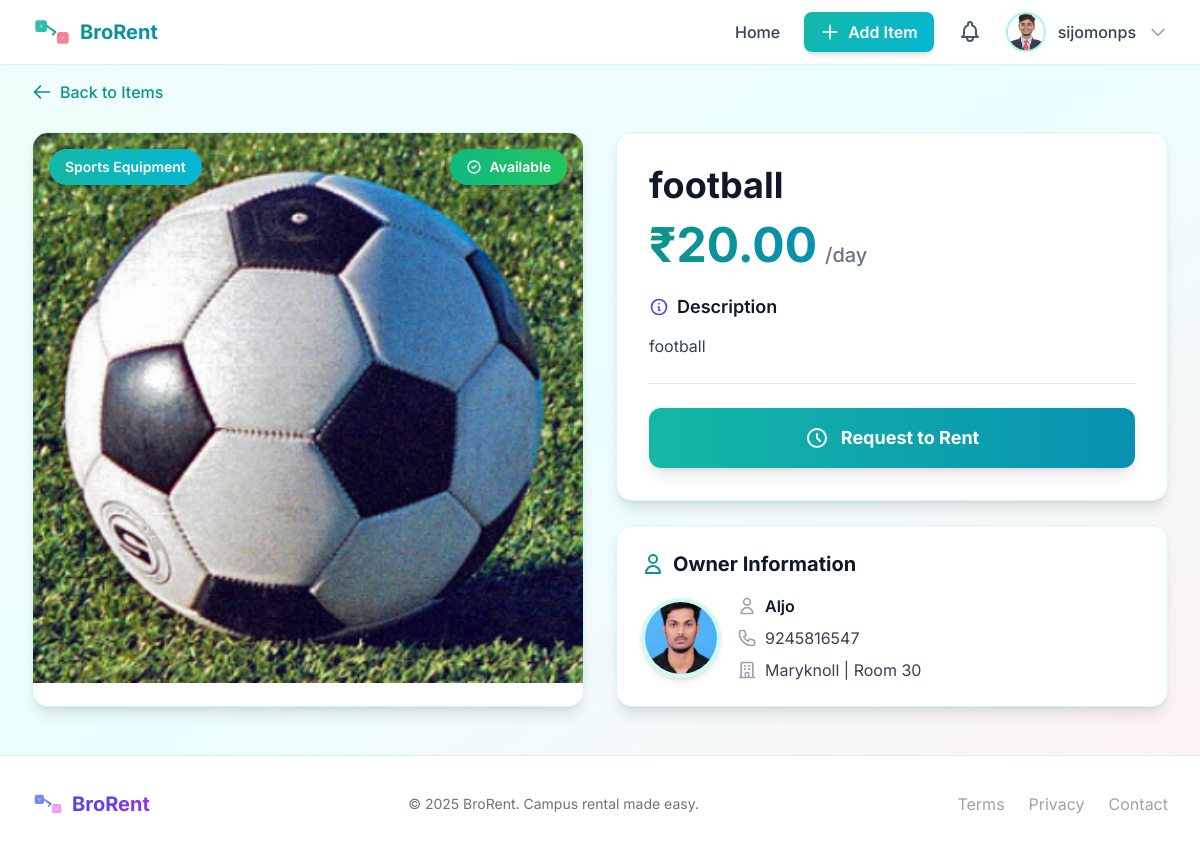
Screenshot of /item/16/ (signed in) with the database file from the repository.
### pages/models.py (models this page shows, shortened)
class CustomUser(AbstractUser):
    image = models.ImageField(upload_to='user_images/', blank=True, null=True)
    hostel_name = models.CharField(max_length=100)
    room_number = models.CharField(max_length=20)
    phone_number = models.CharField(max_length=15)

class Item(models.Model):
    CATEGORY_CHOICES = [
        ('clothes', 'Clothes'),
        ('accessories', 'Accessories'),
        ('gadgets', 'Gadgets'),
        ('books', 'Books'),
        ('sports', 'Sports Equipment'),
        ('others', 'Others'),
    ]
    name = models.CharField(max_length=100)
    description = models.TextField()
    price = models.DecimalField(max_digits=7, decimal_places=2)
    owner = models.ForeignKey('CustomUser', on_delete=models.CASCADE)
    image = models.ImageField(upload_to='item_images/', blank=True, null=True)
    is_available = models.BooleanField(default=True)
    per_day = models.BooleanField(default=False, help_text='Is this price per day?')
    date_posted = models.DateTimeField(auto_now_add=True)
    category = models.CharField(max_length=20, choices=CATEGORY_CHOICES, default='others')
    def is_currently_rented(self):
        from datetime import date
        today = date.today()
        active_rentals = self.rentals.filter(
            status__in=['approved', 'borrowed'],
            start_date__lte=today,
            end_date__gte=today
        )
        return active_rentals.exists()
    def get_availability_status(self):
        if not self.is_available:
            return False
        return not self.is_currently_rented()

### pages/views.py (the view)
# urls.py: path('item/<int:pk>/', views.item_detail_view, name='item_detail'),
@login_required(login_url='login')
def item_detail_view(request, pk):
    item = Item.objects.get(pk=pk) # Get one item by its primary key (pk)
    context = {
        'item': item,
    }
    return render(request, 'item_detail.html', context)

### templates/item_detail.html (shortened to what this page needs)
{% extends 'base.html' %}
{% block content %}
<div class="max-w-6xl mx-auto">
    <div class="mb-6">
        <a href="{% url 'home' %}" class="inline-flex items-center text-teal-600 hover:text-teal-700 font-medium transition-colors">
            <svg class="w-5 h-5 mr-2" fill="none" stroke="currentColor" viewBox="0 0 24 24">
                <path stroke-linecap="round" stroke-linejoin="round" stroke-width="2" d="M10 19l-7-7m0 0l7-7m-7 7h18"/>
            </svg>
            Back to Items
        </a>
    </div>
    <div class="grid grid-cols-1 lg:grid-cols-2 gap-8">
        <div class="bg-white rounded-2xl shadow-lg overflow-hidden border border-teal-100">
            {% if item.image %}
            <div class="relative w-full aspect-square overflow-hidden bg-gradient-to-br from-teal-50 to-cyan-50">
                <img src="{{ item.image.url }}" alt="{{ item.name }}" class="absolute inset-0 w-full h-full object-cover">
                {% if item.get_availability_status %}
                <div class="absolute top-4 right-4 bg-gradient-to-r from-emerald-500 to-green-500 text-white px-4 py-2 rounded-full text-sm font-semibold shadow-lg flex items-center space-x-2">
                    <svg class="w-4 h-4" fill="none" stroke="currentColor" viewBox="0 0 24 24">
                        <path stroke-linecap="round" stroke-linejoin="round" stroke-width="2" d="M9 12l2 2 4-4m6 2a9 9 0 11-18 0 9 9 0 0118 0z"/>
                    </svg>
                    <span>Available</span>
                </div>
                {% endif %}
                <div class="absolute top-4 left-4 bg-gradient-to-r from-teal-500 to-cyan-500 text-white px-4 py-2 rounded-full text-sm font-semibold shadow-lg">
                    {{ item.get_category_display }}
                </div>
            </div>
            {% endif %}
        </div>
        <div class="space-y-6">
            <div class="bg-white rounded-2xl shadow-lg p-8 border border-teal-100">
                <h1 class="text-4xl font-bold text-gray-900 mb-4">{{ item.name }}</h1>
                <div class="flex items-baseline space-x-2 mb-6">
                    <span class="text-5xl font-bold bg-gradient-to-r from-teal-600 to-cyan-600 bg-clip-text text-transparent">₹{{ item.price }}</span>
                    {% if item.per_day %}
                    <span class="text-xl text-gray-500 font-medium">/day</span>
                    {% endif %}
                </div>
                {% if item.description %}
                <div class="mb-6 pb-6 border-b border-gray-200">
                    <h3 class="text-lg font-semibold text-gray-900 mb-3 flex items-center">
                        <svg class="w-5 h-5 mr-2 text-indigo-600" fill="none" stroke="currentColor" viewBox="0 0 24 24">
                            <path stroke-linecap="round" stroke-linejoin="round" stroke-width="2" d="M13 16h-1v-4h-1m1-4h.01M21 12a9 9 0 11-18 0 9 9 0 0118 0z"/>
                        </svg>
                        Description
                    </h3>
                    <p class="text-gray-700 leading-relaxed">{{ item.description }}</p>
                </div>
                {% endif %}
                <div class="space-y-3">
                    {% if user == item.owner or user.is_superuser %}
                    <div class="flex space-x-3">
                        <a href="{% url 'item_update' pk=item.pk %}" class="flex-1 bg-gradient-to-r {% if user.is_superuser %}from-teal-500 to-cyan-600 hover:from-teal-600 hover:to-cyan-700{% else %}from-amber-500 to-orange-500 hover:from-amber-600 hover:to-orange-600{% endif %} text-white font-semibold py-3 px-6 rounded-xl text-center transition-all duration-300 shadow-md hover:shadow-lg flex items-center justify-center space-x-2">
                            <svg class="w-5 h-5" fill="none" stroke="currentColor" viewBox="0 0 24 24">
                                <path stroke-linecap="round" stroke-linejoin="round" stroke-width="2" d="M11 5H6a2 2 0 00-2 2v11a2 2 0 002 2h11a2 2 0 002-2v-5m-1.414-9.414a2 2 0 112.828 2.828L11.828 15H9v-2.828l8.586-8.586z"/>
                            </svg>
                            <span>Edit Item</span>
                        </a>
                        <a href="{% url 'item_delete' pk=item.pk %}" class="flex-1 bg-gradient-to-r from-rose-500 to-pink-500 hover:from-rose-600 hover:to-pink-600 text-white font-semibold py-3 px-6 rounded-xl text-center transition-all duration-300 shadow-md hover:shadow-lg flex items-center justify-center space-x-2">
                            <svg class="w-5 h-5" fill="none" stroke="currentColor" viewBox="0 0 24 24">
                                <path stroke-linecap="round" stroke-linejoin="round" stroke-width="2" d="M19 7l-.867 12.142A2 2 0 0116.138 21H7.862a2 2 0 01-1.995-1.858L5 7m5 4v6m4-6v6m1-10V4a1 1 0 00-1-1h-4a1 1 0 00-1 1v3M4 7h16"/>
                            </svg>
                            <span>Delete</span>
                        </a>
                    </div>
                    {% else %}
                        {% if item.get_availability_status %}
                        <a href="{% url 'rental_request' pk=item.pk %}" class="block w-full bg-gradient-to-r from-teal-500 to-cyan-600 hover:from-teal-600 hover:to-cyan-700 text-white font-bold py-4 px-6 rounded-xl text-center transition-all duration-300 shadow-lg hover:shadow-xl flex items-center justify-center space-x-3">
                            <svg class="w-6 h-6" fill="none" stroke="currentColor" viewBox="0 0 24 24">
                                <path stroke-linecap="round" stroke-linejoin="round" stroke-width="2" d="M12 8v4l3 3m6-3a9 9 0 11-18 0 9 9 0 0118 0z"/>
                            </svg>
                            <span class="text-lg">Request to Rent</span>
                        </a>
                        {% endif %}
                    {% endif %}
                </div>
            </div>
            <div class="bg-white rounded-2xl shadow-lg p-6 border border-teal-100">
                <h3 class="text-xl font-bold text-gray-900 mb-4 flex items-center">
                    <svg class="w-6 h-6 mr-2 text-teal-600" fill="none" stroke="currentColor" viewBox="0 0 24 24">
                        <path stroke-linecap="round" stroke-linejoin="round" stroke-width="2" d="M16 7a4 4 0 11-8 0 4 4 0 018 0zM12 14a7 7 0 00-7 7h14a7 7 0 00-7-7z"/>
                    </svg>
                    Owner Information
                </h3>
                <div class="flex items-center space-x-4">
                    <div class="flex-shrink-0">
                        {% if item.owner.image %}
                            <img src="{{ item.owner.image.url }}" alt="{{ item.owner.username }}" class="w-20 h-20 rounded-full border-4 border-teal-100 object-cover shadow-md">
                        {% else %}
                            <div class="w-20 h-20 rounded-full bg-gradient-to-br from-teal-400 via-cyan-500 to-blue-500 flex items-center justify-center border-4 border-teal-100 shadow-md">
                                <span class="text-white text-3xl font-bold">{{ item.owner.username|first|upper }}</span>
                            </div>
                        {% endif %}
                    </div>
                    <div class="flex-grow space-y-2">
                        <div class="flex items-center space-x-2">
                            <svg class="w-5 h-5 text-gray-400" fill="none" stroke="currentColor" viewBox="0 0 24 24">
                                <path stroke-linecap="round" stroke-linejoin="round" stroke-width="2" d="M16 7a4 4 0 11-8 0 4 4 0 018 0zM12 14a7 7 0 00-7 7h14a7 7 0 00-7-7z"/>
                            </svg>
                            <span class="text-gray-900 font-semibold">{{ item.owner.username }}</span>
                        </div>
                        <div class="flex items-center space-x-2">
                            <span class="text-gray-700">{{ item.owner.phone_number }}</span>
                        </div>
                        <div class="flex items-center space-x-2">
                            <svg class="w-5 h-5 text-gray-400" fill="none" stroke="currentColor" viewBox="0 0 24 24">
                                <path stroke-linecap="round" stroke-linejoin="round" stroke-width="2" d="M19 21V5a2 2 0 00-2-2H7a2 2 0 00-2 2v16m14 0h2m-2 0h-5m-9 0H3m2 0h5M9 7h1m-1 4h1m4-4h1m-1 4h1m-5 10v-5a1 1 0 011-1h2a1 1 0 011 1v5m-4 0h4"/>
                            </svg>
                            <span class="text-gray-700">{{ item.owner.hostel_name }} | Room {{ item.owner.room_number }}</span>
                        </div>
                    </div>
                </div>
            </div>
        </div>
    </div>
</div>
{% endblock %}

### templates/base.html (shortened to what this page needs)
<!DOCTYPE html>
<html lang="en">
<head>
    <script src="https://cdn.tailwindcss.com"></script>
</head>
<body class="bg-gradient-to-br from-teal-50 via-cyan-50 to-rose-50 min-h-screen flex flex-col">
    <nav class="fixed w-full z-50 glass-effect border-b border-teal-100">
        <div class="max-w-7xl mx-auto px-4 sm:px-6 lg:px-8">
            <div class="flex items-center justify-between h-16">
                <div class="flex items-center">
                    <a href="{% url 'landing' %}" class="flex items-center space-x-2 logo-container group">
                        <span class="font-bold text-xl bg-gradient-to-r from-teal-600 to-cyan-600 bg-clip-text text-transparent group-hover:from-cyan-600 group-hover:to-rose-500 transition-all duration-300">BroRent</span>
                    </a>
                </div>
                <div class="flex items-center space-x-6">
                    <a href="{% url 'home' %}" class="nav-link text-gray-700 hover:text-teal-600 font-medium">Home</a>
                    {% if user.is_authenticated and not user.is_staff and not user.is_superuser %}
                    <a href="{% url 'item_create' %}" class="btn-primary text-white font-semibold py-2 px-4 rounded-lg flex items-center space-x-2 shadow-md">
                        <svg class="w-5 h-5" fill="none" stroke="currentColor" viewBox="0 0 24 24">
                            <path stroke-linecap="round" stroke-linejoin="round" stroke-width="2" d="M12 4v16m8-8H4"/>
                        </svg>
                        <span>Add Item</span>
                    </a>
                    {% endif %}
                    {% if user.is_authenticated %}
                        <a href="{% url 'notifications' %}" class="relative inline-flex items-center justify-center text-gray-600 hover:text-teal-600 transition-colors duration-200" title="Notifications">
                        </a>
                        <div class="relative group" id="profile-dropdown">
                            <button class="flex items-center space-x-3 group focus:outline-none">
                                <div class="profile-img-wrapper">
                                    {% if user.image %}
                                        <img src="{{ user.image.url }}" alt="{{ user.username }}" class="w-10 h-10 rounded-full border-2 border-teal-200 group-hover:border-teal-400 object-cover transition-all duration-300 group-hover:scale-110">
                                    {% else %}
                                        <div class="w-10 h-10 rounded-full bg-gradient-to-br from-teal-500 to-cyan-500 flex items-center justify-center text-white font-bold shadow-md group-hover:shadow-lg transition-all duration-300 group-hover:scale-110">
                                            {{ user.username|slice:":1"|upper }}
                                        </div>
                                    {% endif %}
                                </div>
                                <span class="font-medium text-gray-700 group-hover:text-teal-600 transition-colors duration-200">{{ user.username }}</span>
                                <svg class="w-5 h-5 text-gray-400 group-hover:text-teal-600 transition-colors duration-200" fill="none" stroke="currentColor" viewBox="0 0 24 24">
                                    <path stroke-linecap="round" stroke-linejoin="round" stroke-width="2" d="M19 9l-7 7-7-7"/>
                                </svg>
                            </button>
                        </div>
                    {% endif %}
                </div>
            </div>
        </div>
    </nav>
    <main class="flex-grow max-w-7xl mx-auto pt-20 pb-12 px-4 sm:px-6 lg:px-8 w-full">
        {% block content %}{% endblock %}
    </main>
    <footer class="bg-white border-t border-gray-200 mt-auto">
        <div class="max-w-7xl mx-auto py-8 px-4 sm:px-6 lg:px-8">
            <div class="flex flex-col md:flex-row justify-between items-center">
                <div class="flex items-center space-x-2 mb-4 md:mb-0 logo-container">
                    <span class="font-bold text-xl bg-gradient-to-r from-indigo-600 to-purple-600 bg-clip-text text-transparent">BroRent</span>
                </div>
                <p class="text-gray-500 text-sm text-center">
                    © 2025 BroRent. Campus rental made easy.
                </p>
                <div class="flex space-x-6 mt-4 md:mt-0">
                    <a href="#" class="text-gray-400 hover:text-indigo-600 transition-colors duration-200">
                        Terms
                    </a>
                    <a href="#" class="text-gray-400 hover:text-indigo-600 transition-colors duration-200">
                        Privacy
                    </a>
                    <a href="#" class="text-gray-400 hover:text-indigo-600 transition-colors duration-200">
                        Contact
                    </a>
                </div>
            </div>
        </div>
    </footer>
</body>
</html>

### rows the page displays
CustomUser: image (picture), username "sijomonps"
Item: image (picture), category "Sports Equipment", name "football", description "football", owner.image (picture), owner.username "Aljo", owner.phone_number "9245816547", owner.hostel_name "Maryknoll", owner.room_number "30"
